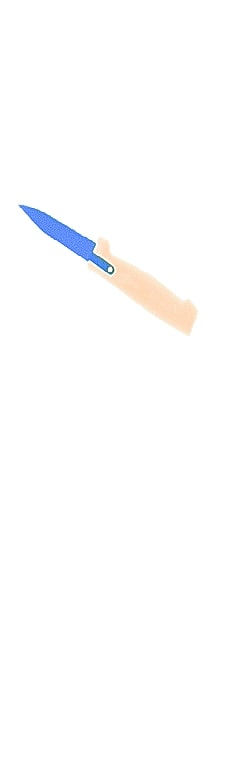
#> input picture threat_images/BAGGAGE_20170522_113049_80428_A.jpg, 232 x 768 px
$ python -i overlay_on_backgroung_img.py   (imports and definitions only)
#> lines starting #> are read from the running program, lines starting #| are printed output that depends on the picture; after the words box and inside, x2 and y2 are one past the last pixel; in counts of white or black regions, pixels touching at a corner belong together
"""
@author Harish Natarajan
@project BaggageAI_CV_Hiring_Assignment
"""
import cv2
import numpy as np
from typing import Tuple
import imutils
from tqdm import tqdm
import os
import argparse


# use argparse to get the input image directory and output directory
ap = argparse.ArgumentParser()
# [4 lines not run here, left out]


# get_background function takes image path as input and
# returns tuple containing image and centre of contour
def get_background(img_path: str) -> Tuple[np.array, int, int]:
    # Read the image
    image_bg = cv2.imread(img_path)
#> image_bg is the input picture: shape (768, 232, 3); mean B, G, R 253.7, 253.4, 253.4
    image = image_bg.copy()
    # image = cv2.cvtColor(image, cv2.COLOR_BGR2BGRA)

    (h, w) = image.shape[:2]
#> h = 768; w = 232
    image = np.dstack([image, np.ones((h, w), dtype="uint8") * 255])

    # convert the image to gray scale
    gray = cv2.cvtColor(image, cv2.COLOR_BGR2GRAY)
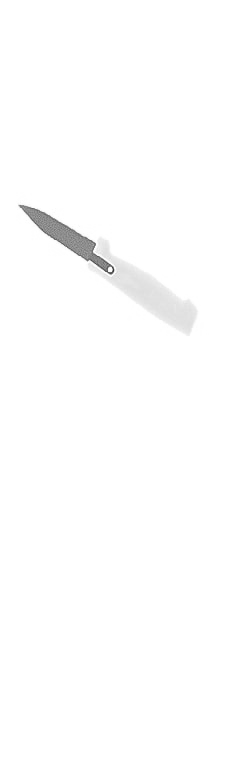
#> gray: shape (768, 232); min 53, max 255, mean 253.4

    # Find Inverse Binary Threshold
    _, thresh = cv2.threshold(gray, np.mean(gray), 255, cv2.THRESH_BINARY_INV)
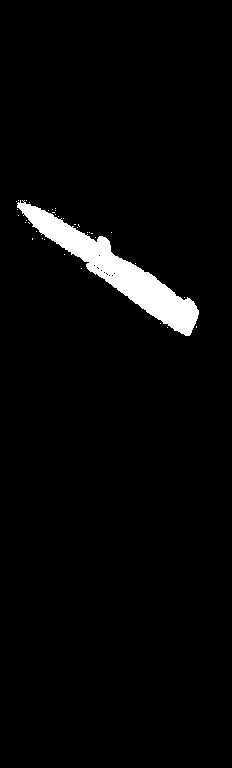
#> thresh: shape (768, 232); 3.2% white; 37 white regions (36 under 20 px), largest, box (x1, y1, x2, y2) and area: (17, 200, 199, 336) 5635

    # perform canny edge detection
    canny = cv2.Canny(thresh, 0, 255)
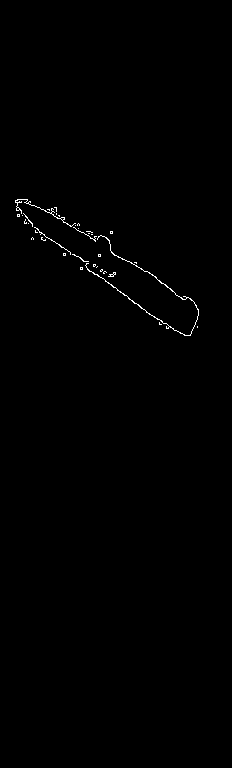
#> canny: shape (768, 232); 0.41% white in thin lines or dots, all inside (x1, y1, x2, y2) = (15, 199, 199, 336)

    # Dilate the image to get foreground object
    edge = cv2.dilate(canny, None)
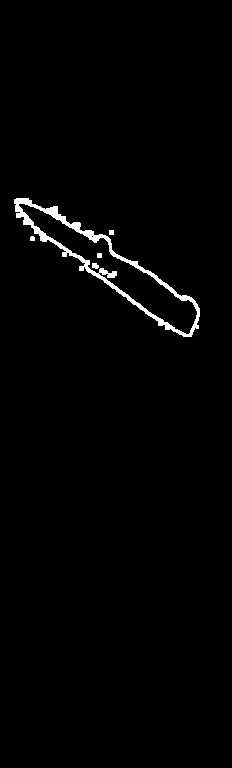
#> edge: shape (768, 232); 1.4% white; 5 white regions

    # detect contours
    contours, hierarchy = cv2.findContours(edge, cv2.RETR_TREE, cv2.CHAIN_APPROX_SIMPLE)
#> contours = 7 contours, 4 with area under 20; largest, box (x1, y1, x2, y2) and area: (14, 198, 200, 337) 6744, (18, 203, 198, 335) 4866, (92, 263, 99, 269) 24

    # get largest area
    areas = [cv2.contourArea(c) for c in contours]
#> areas = [15, 16, 6743.5, 2, 4866.5, 23.5, 16]

    # get index of largest contour
    max_index = np.argmax(areas)
#> max_index = 2

    # get max area contour in cnt variable
    cnt = contours[max_index]
#> cnt = contour of 273 points, box (x1, y1, x2, y2) (14, 198, 200, 337), area 6744

    # find centroid of contour
    M = cv2.moments(cnt)
#> M = moments, m00 6743.5, centre m10/m00, m01/m00 = (113.2, 268)
    cx = int(M['m10'] / M['m00'])
#> cx = 113
    cy = int(M['m01'] / M['m00'])
#> cy = 267

    # img = cv2.drawContours(image, [cnt], -1, (0, 255, 0), 3)
    # cv2.circle(img, (cx, cy), 7, (255, 255, 0), -1)

    # return image and centroid of the largest contour
    return image, cx, cy


# [46 lines left out: function overlay_img, not called in this run]


# [1 line that did not run here, left out]
# [1 line that did not run here, left out]
# [1 line that did not run here, left out]

# [1 line that did not run here, left out]
# [1 line that did not run here, left out]

# generate output directory if not exists
# [25 lines not run here, left out]

>>> result = get_background('threat_images/BAGGAGE_20170522_113049_80428_A.jpg')

$ run again, on threat_images/BAGGAGE_20170523_085803_80428_D.jpg
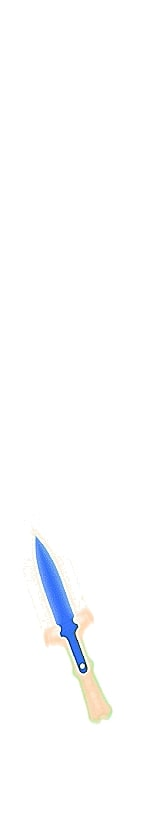
#> input picture threat_images/BAGGAGE_20170523_085803_80428_D.jpg, 147 x 832 px
#> in get_background, image_bg is the input picture: shape (832, 147, 3); mean B, G, R 253.2, 252.3, 251.7
#> in get_background, `_, thresh = cv2.threshold(gray, np.mean(gray), 255, cv2.THRESH_BINARY_..`:
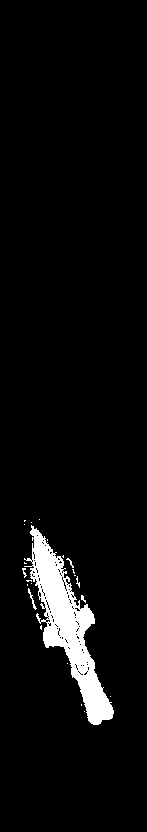
#> thresh: shape (832, 147); 4.7% white; 23 white regions (17 under 20 px), largest, box (x1, y1, x2, y2) and area: (24, 525, 114, 725) 5559, (28, 588, 37, 610) 45, (66, 558, 74, 568) 22, (22, 568, 27, 578) 22, (76, 576, 80, 588) 20, (81, 595, 86, 603) 20
#> canny: shape (832, 147); 1% white in thin lines or dots, all inside (x1, y1, x2, y2) = (22, 518, 114, 725)
#> in get_background, `edge = cv2.dilate(canny, None)`:
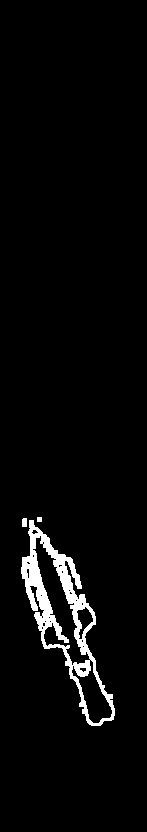
#> edge: shape (832, 147); 3.5% white; 3 white regions
#> contours = 27 contours, 19 with area under 20; largest, box (x1, y1, x2, y2) and area: (21, 520, 115, 726) 7246, (32, 535, 91, 666) 2304, (71, 659, 113, 724) 1075, (76, 606, 94, 640) 280, (22, 518, 27, 527) 32, (79, 667, 87, 673) 24, (26, 568, 30, 579) 22, (31, 529, 39, 535) 22
#> areas = 27 values, max 7245.5 at index 0, min 2 at index 3, mean 410.9
#> max_index = 0
#> cnt = contour of 313 points, box (x1, y1, x2, y2) (21, 520, 115, 726), area 7246
#> M = moments, m00 7245.5, centre m10/m00, m01/m00 = (65.16, 621.2)
#> cx = 65
#> cy = 621

$ run again, on threat_images/BAGGAGE_20170523_094231_80428_B.jpg
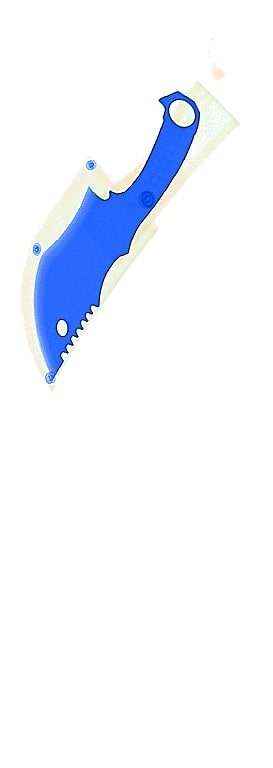
#> input picture threat_images/BAGGAGE_20170523_094231_80428_B.jpg, 273 x 768 px
#> in get_background, image_bg is the input picture: shape (768, 273, 3); mean B, G, R 252.5, 244.5, 240.6
#> in get_background, `_, thresh = cv2.threshold(gray, np.mean(gray), 255, cv2.THRESH_BINARY_..`:
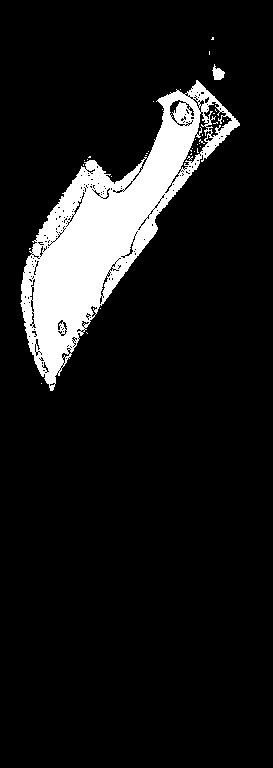
#> thresh: shape (768, 273); 10.1% white; 35 white regions (33 under 20 px), largest, box (x1, y1, x2, y2) and area: (20, 80, 240, 391) 21028, (212, 64, 225, 80) 122
#> canny: shape (768, 273); 1.4% white in thin lines or dots, all inside (x1, y1, x2, y2) = (20, 37, 240, 391)
#> in get_background, `edge = cv2.dilate(canny, None)`:
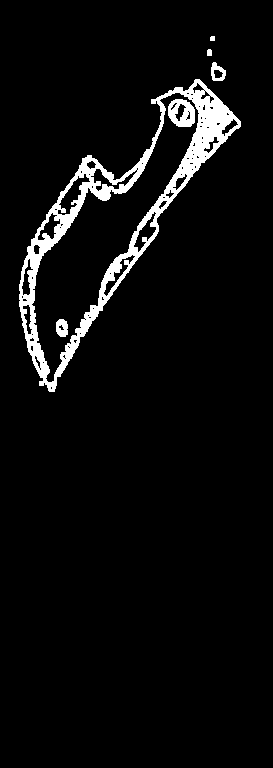
#> edge: shape (768, 273); 5% white; 6 white regions
#> contours = 90 contours, 61 with area under 20; largest, box (x1, y1, x2, y2) and area: (19, 79, 241, 392) 24666, (31, 92, 200, 383) 13552, (168, 99, 195, 127) 580, (57, 173, 91, 216) 498, (90, 168, 138, 192) 350
#> areas = 90 values, max 24666 at index 0, min 2 at index 3, mean 471.4
#> max_index = 0
#> cnt = contour of 426 points, box (x1, y1, x2, y2) (19, 79, 241, 392), area 24666
#> M = moments, m00 24666, centre m10/m00, m01/m00 = (110.1, 226.3)
#> cx = 110
#> cy = 226
